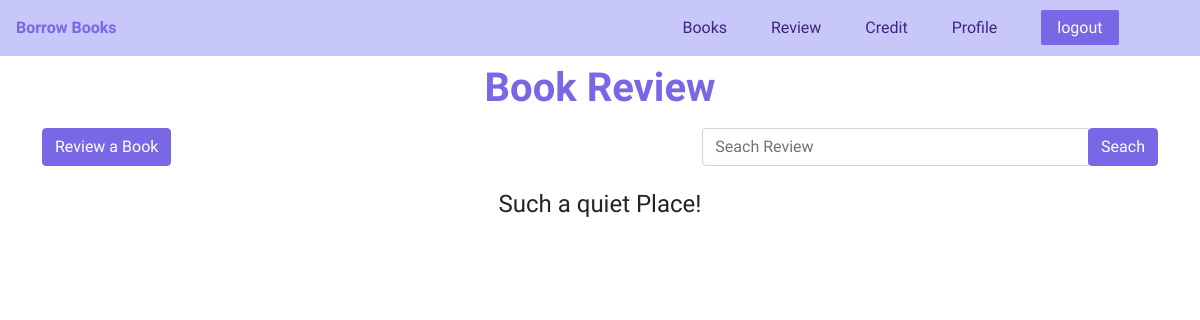
Page /review/index.php (signed in) on the earlier database version.
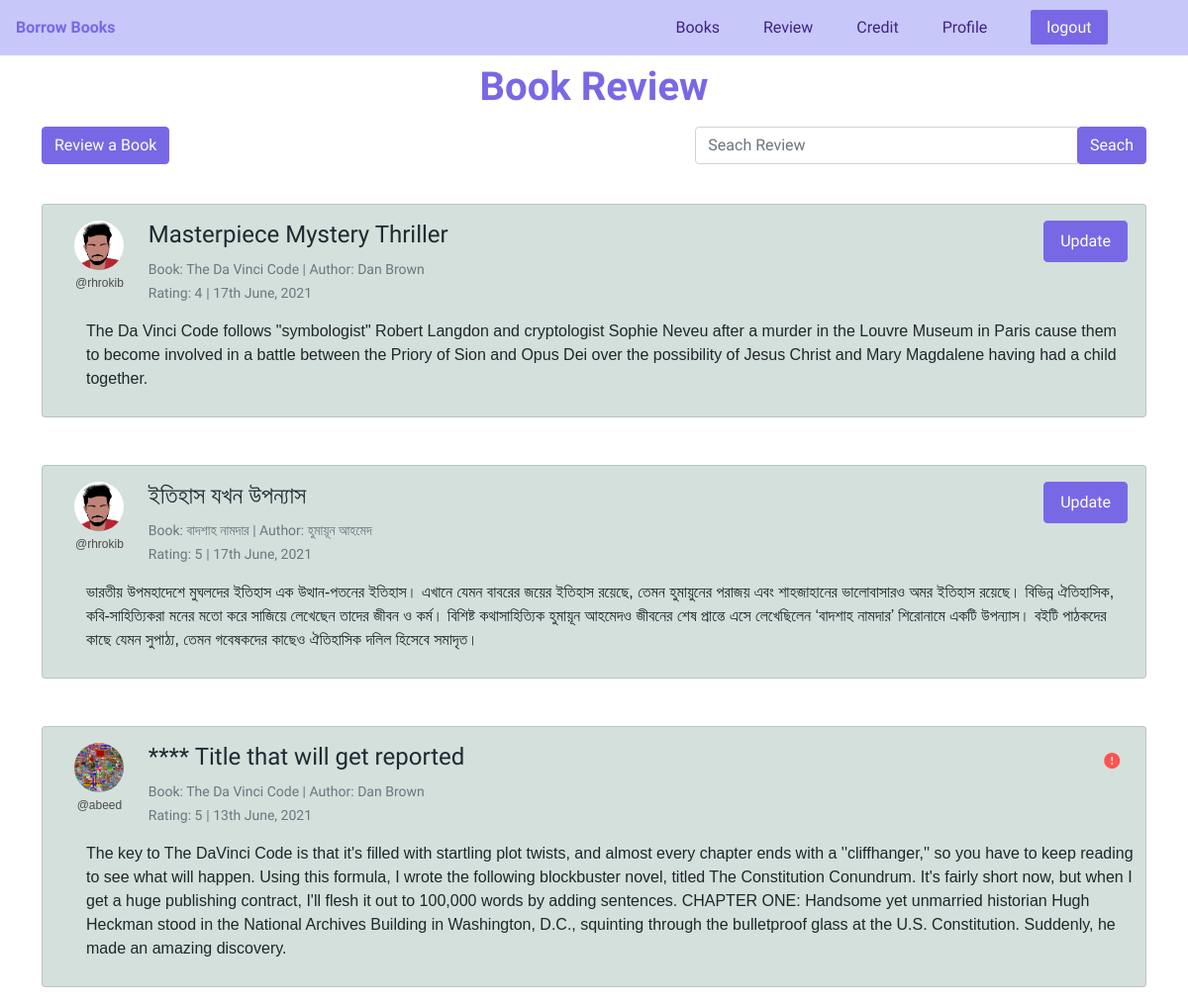
Same page on the later database version.
### tables this page shows
CREATE TABLE `post` (
  `id` int(11) NOT NULL,
  `username` varchar(30) NOT NULL,
  `title` varchar(50) NOT NULL,
  `description_text` varchar(10000) NOT NULL,
  `loved` int(11) NOT NULL DEFAULT 0,
  `book_name` varchar(30) NOT NULL,
  `book_author` varchar(30) NOT NULL,
  `time` datetime NOT NULL
);

CREATE TABLE `user` (
  `username` varchar(30) NOT NULL,
  `email` varchar(50) NOT NULL,
  `password` varchar(65) NOT NULL,
  `firstname` varchar(30) NOT NULL,
  `lastname` varchar(30) NOT NULL,
  `phone` varchar(11) NOT NULL,
  `location` varchar(50) NOT NULL,
  `city` varchar(50) NOT NULL,
  `totalCredit` float NOT NULL,
  `totalRead` int(11) NOT NULL DEFAULT 0,
  `totalGiven` int(11) NOT NULL DEFAULT 0,
  `rating` int(11) NOT NULL DEFAULT 0,
  `dp_path` varchar(300) NOT NULL
);

### review/review_data.php (called while the page is built, shortened)
<?php
class ReviewPost
{
  private $pdo;
  public function __construct()
  {
    $this->pdo = new PDO('mysql:host=localhost;port=3406;dbname=demo', 'dbms', 'dbms');
  }
  public function getSearchResults($key)
  {
    try {
      $search = "%" . $key . "%";
      $retObj = $this->pdo->query("SELECT * FROM post WHERE title LIKE '$search' OR
                                  description_text LIKE '$search' ORDER BY time DESC");
      $posts = $retObj->fetchAll();
      return $posts;
    } catch (PDOException $e) {
      echo $e->getMessage();
    }
  }
}

### review/index.php (the view, shortened to what the changed rows need)
<?php
require_once('./../db_config.php');
require_once('./review_data.php');
if (!isset($_SESSION['user']) &&  empty($_SESSION['user'])) {
?>
  <script>
    location.assign("./../login/login.php");
  </script>
<?php
} else {
  $username = $_SESSION['user'];
  $reviews = new ReviewPost();
  $posts = $reviews->getSearchResults("");
?>
  <!DOCTYPE html>
  <html lang="en">
  <head>
    <link href="https://cdn.jsdelivr.net/npm/bootstrap@5.0.1/dist/css/bootstrap.min.css" rel="stylesheet">
    <link rel="stylesheet" href="https://cdn.jsdelivr.net/npm/bootstrap-icons@1.5.0/font/bootstrap-icons.css">
    <link rel="stylesheet" href="review.css">
  </head>
  <body>
    <main>
      <div class="container">
        <h1 class="text-center title m-2">Book Review</h1>
        <div class="row g-3">
          <div class="col-md-2 p-2">
            <a href="./../review/create.php"><button class="btn btn-primary">Review a Book</button></a>
          </div>
          <div class="col-md-5 offset-5 p-2">
            <form action="./search.php" method="post">
            </form>
          </div>
          <?php
          if (count($posts) == 0) {
          ?>
            <h4 class="text-center">Such a quiet Place!</h4>
            <?php
          } else {
            foreach ($posts as $post) {
              $p_uname = $post['username'];
              $retObj = $pdo->query("SELECT dp_path from user WHERE username = '$p_uname'");
              $profile = $retObj->fetch(PDO::FETCH_ASSOC);
            ?>
              <div class="col-md-12">
                <div class="card card-primary review-card my-3 p-3">
                  <div class="row g-2">
                    <div class="col-md-1 text-center">
                      <img class="img-responsive review-dp pl-4" src="<?php echo $profile['dp_path']; ?>" alt="user image">
                      <p><small class="review-username">@<?php echo $post['username']; ?></small></p>
                    </div>
                    <div class="col-md-10">
                      <h1 class="review-title"><?php echo $post['title']; ?></h1>
                      <?php
                      $book_name = $post['book_name'];
                      $book_author = $post['book_author'];
                      $time = strtotime($post['time']);
                      ?>
                      <small class="text-muted pr-3">Book: <?php echo $book_name; ?> | </small>
                      <small class="text-muted pr-3">Author: <?php echo $book_author; ?></small>
                      <br>
                      <small class="text-muted pr-3">Rating: <?php echo $post['loved']; ?></small>
                      <small class="text-muted mt-3"> | <?php echo date('jS F, Y', $time); ?></small>
                    </div>
                    <div class="col-md-1 review-date">
                      <?php
                      if ($username == $p_uname) {
                      ?>
                        <form action="./update.php" method="post">
                          <button type="submit" class="btn btn-primary px-3 py-2 mt-2">Update</button>
                        </form>
                      <?php
                      } else {
                      ?>
                        <a href="./report_review.php?id=<?php echo $post['id']; ?>" class="btn mx-5 mt-2"><i class="bi bi-exclamation-circle-fill" style="color:#FF5252"></i></a>
                      <?php
                      }
                      ?>
                    </div>
                    <p class="review-article px-3"><?php echo $post['description_text']; ?></p>
                  </div>
                </div>
              </div>
            <?php
            }
            ?>
        </div>
      </div>
    </main>
  </body>
  </html>
<?php
          }
        }
?>

Differences in the rows shown:
added post: username.dp_path (picture), username "rhrokib", title "Masterpiece Mystery Thriller", book_name "The Da Vinci Code", book_author "Dan Brown", loved "4", time "17th June, 2021", description_text "The Da Vinci Code follows \"symbologist\" Robert Langdon and cryptologist Sophie Neveu after a murder in the Louvre Museum in Paris cause them to become involved in a battle between the Priory of Sion and Opus Dei over the possibility of Jesus Christ and Mary Magdalene having had a child together."
added post: username.dp_path (picture), username "rhrokib", title "ইতিহাস যখন উপন্যাস", book_name "বাদশাহ নামদার", book_author "হুমায়ূন আহমেদ", loved "5", time "17th June, 2021", description_text "ভারতীয় উপমহাদেশে মুঘলদের ইতিহাস এক উত্থান-পতনের ইতিহাস। এখানে যেমন বাবরের জয়ের ইতিহাস রয়েছে, তেমন হুমায়ুনের পরাজয় এবং শাহজাহানের ভালোবাসারও অমর ইতিহাস রয়েছে। বিভিন্ন ঐতিহাসিক, কবি-সাহিত্যিকরা মনের মতো করে সাজিয়ে লেখেছেন তাদের জীবন ও কর্ম। বিশিষ্ট কথাসাহিত্যিক হুমায়ূন আহমেদও জীবনের শেষ প্রান্তে এসে লেখেছিলেন ‘বাদশাহ নামদার’ শিরোনামে একটি উপন্যাস। বইটি পাঠকদের কাছে যেমন সুপাঠ্য, তেমন গবেষকদের কাছেও ঐতিহাসিক দলিল হিসেবে সমাদৃত।"
added post: username.dp_path (picture), username "abeed", title "**** Title that will get reported", book_name "The Da Vinci Code", book_author "Dan Brown", loved "5", time "13th June, 2021", description_text "The key to The DaVinci Code is that it's filled with startling plot twists, and almost every chapter ends with a ''cliffhanger,'' so you have to keep reading to see what will happen. Using this formula, I wrote the following blockbuster novel, titled The Constitution Conundrum. It's fairly short now, but when I get a huge publishing contract, I'll flesh it out to 100,000 words by adding sentences. CHAPTER ONE: Handsome yet unmarried historian Hugh Heckman stood in the National Archives Building in Washington, D.C., squinting through the bulletproof glass at the U.S. Constitution. Suddenly, he made an amazing discovery."
Other differences:
text no longer shown: "Such a quiet Place!"
